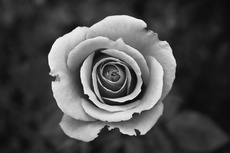
#> input picture Rose.jpg, 230 x 153 px, shrunk from 720 x 479 before the run
$ jupyter execute 'Operation Image list.ipynb'
#> lines starting #> are read from the running program, lines starting #| are printed output that depends on the picture; after the words box and inside, x2 and y2 are one past the last pixel; in counts of white or black regions, pixels touching at a corner belong together
# Image Processing
## 1. Image Enhancement
## 2. Edge detection
## 3. Binerisasi Citra
## 4. Convert Color RGB to HSI

## 1. Image Enhancement

[cell 1]
import cv2

[cell 2]
#Negative
import cv2
def negative(img):
    row = img.shape[0]
    column = img.shape[1]
    bright = img.copy()
    for i in range(row):
        for j in range(column):
            bright[i, j] = 255 - img[i, j]
    return bright

img = cv2.imread('Rose.jpg')
#> img is the input picture: shape (153, 230, 3); min 0, max 251, mean 76.2
img_grayscale = cv2.cvtColor(img, cv2.COLOR_BGR2GRAY)
citra_n = negative(img_grayscale)
cv2.imshow('Grayscale', img_grayscale)
cv2.imshow('Negative', citra_n)
cv2.waitKey(0)
cv2.destroyAllWindows()

[cell 3]
#Brightness
import cv2
def clipping(intensitas):
    if intensitas < 0:
        return 0
    if intensitas > 255:
        return 255
    return intensitas

def brightness_image_grayscale(img, kecerahan):
#> called with kecerahan = 90
    row = img.shape[0]
#> row = 153
    column = img.shape[1]
#> column = 230
    bright = img.copy()
    for i in range(row):
        for j in range(column):
            bright[i, j] = clipping(img[i, j] + kecerahan)
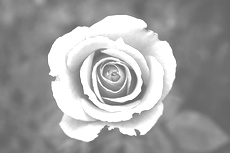
#> bright: shape (153, 230); min 90, max 255, mean 160.8
    return bright

img = cv2.imread('Rose.jpg')
img_grayscale = cv2.cvtColor(img, cv2.COLOR_BGR2GRAY)
img_brightness_90 = brightness_image_grayscale(img_grayscale, 90)
img_brightness_n90 = brightness_image_grayscale(img_grayscale, -90)
#> call 2 of brightness_image_grayscale, with kecerahan = -90
#> after the loop in brightness_image_grayscale (call 2), `for i in range(row):`:
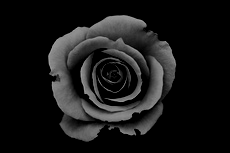
#> bright: shape (153, 230); min 0, max 161, mean 22.9
cv2.imshow('Grayscale', img_grayscale)
cv2.imshow('Brightness 90', img_brightness_90)
cv2.imshow('Brightness -90', img_brightness_n90)
cv2.waitKey(0)
cv2.destroyAllWindows()

[cell 4]
#sharp
import cv2
def convolution(image, mask):
    row = image.shape[0]
#> row = 153
    column = image.shape[1]
#> column = 230
    image_result = image.copy()
    for i in range(1, row-2):
        for j in range(1, column-2):
            image_result[i][j]=(
                image[i-1][j-1]*mask[0][0] +
                image[i-1][j]*mask[0][1] +
                image[i-1][j+1]*mask[0][2] +
                image[i][j-1]*mask[1][0] +
                image[i][j]*mask[1][1] +
                image[i][j+1]*mask[1][2] +
                image[i+1][j-1]*mask[2][0] +
                image[i+1][j]*mask[2][1] +
                image[i+1][j+1]*mask[2][2])
    return image_result

def sharp(image):
    mask = [[0, -1, 0],
             [-1, 5, -1],
             [0, -1, 0]]
    return convolution(image, mask)

img = cv2.imread('Rose.jpg')
img_gray = cv2.cvtColor(img, cv2.COLOR_BGR2GRAY)
sharp = sharp(img_gray)
cv2.imshow('Grayscale', img_gray)
cv2.imshow('Sharp', sharp)
cv2.waitKey(0)
cv2.destroyAllWindows()

[cell 5]
#smooth
import cv2
def convolution(image, mask):
    row = image.shape[0]
#> row = 153
    column = image.shape[1]
#> column = 230
    image_result = image.copy()
    for i in range(1, row-2):
        for j in range(1, column-2):
            image_result[i][j]=(
                image[i-1][j-1]*mask[0][0] +
                image[i-1][j]*mask[0][1] +
                image[i-1][j+1]*mask[0][2] +
                image[i][j-1]*mask[1][0] +
                image[i][j]*mask[1][1] +
                image[i][j+1]*mask[1][2] +
                image[i+1][j-1]*mask[2][0] +
                image[i+1][j]*mask[2][1] +
                image[i+1][j+1]*mask[2][2])
    return image_result

def smooth(image):
    mask = [[1/9, 1/9, 1/9],
            [1/9, 1/9, 1/9],
            [1/9, 1/9, 1/9]]
    return convolution(image, mask)

img = cv2.imread('Rose.jpg')
img_gray = cv2.cvtColor(img, cv2.COLOR_BGR2GRAY)
smooth = smooth(img_gray)
cv2.imshow('Grayscale', img_gray)
cv2.imshow('Smooth', smooth)
cv2.waitKey(0)
cv2.destroyAllWindows()

## 2. Edge Detection Image

[cell 6]
#Gradient
import cv2
def gradient(image):
    gx = [-1, 1]
    gy = [1, -1]
    row = image.shape[0]
#> row = 153
    column = image.shape[1]
#> column = 230
    image_result = image.copy()
    for i in range(0, row-2):
        for j in range(0, column-2):
            image_result_x = image[i][j]*gx[0] + image[i][j+1]*gx[1]
            image_result_y = image[i][j]*gy[0] + image[i+1][j]*gy[1]
            image_result[i][j] = abs(image_result_x)+abs(image_result_y)
    return image_result

img = cv2.imread('Rose.jpg')
img_gray = cv2.cvtColor(img, cv2.COLOR_BGR2GRAY)
gradient = gradient(img_gray)
cv2.imshow('Grayscale', img_gray)
cv2.imshow('Gradien', gradient)
cv2.waitKey(0)
cv2.destroyAllWindows()

[cell 7]
#Center Difference
import cv2
def center_difference(image):
    gx = [-1, 0, 1]
    gy = [1, 0, -1]
    row = image.shape[0]
#> row = 153
    column = image.shape[1]
#> column = 230
    image_result = image.copy()
    for i in range(0, row-3):
        for j in range(0, column-3):
            image_result_x = image[i][j]*gx[0] + image[i][j+1]*gx[1] + image[i][j+2]*gx[2]
            image_result_y = image[i][j]*gy[0] + image[i+1][j]*gy[1] + image[i+2][j]*gy[2]
            image_result[i][j] = abs(image_result_x)+abs(image_result_y)
    return image_result

img = cv2.imread('Rose.jpg')
img_gray = cv2.cvtColor(img, cv2.COLOR_BGR2GRAY)
cd = center_difference(img_gray)
cv2.imshow('Grayscale', img_gray)
cv2.imshow('Center Difference', cd)
cv2.waitKey(0)
cv2.destroyAllWindows()

[cell 8]
#Sobel
import cv2
def sobel(image):
    sx = [[-1, 0, 1],
         [-2, 0, 2],
         [-1, 0, 1]]

    sy = [[1, 2, 1],
          [0, 0, 0],
          [-1, -2, -1]]

    row = image.shape[0]
#> row = 153
    column = image.shape[1]
#> column = 230
    image_result = image.copy()
    for i in range(1, row-2):
        for j in range(1, column-2):
            image_result_x=(
                image[i-1][j-1]*sx[0][0] +
                image[i][j-1]*sx[1][0] +
                image[i+1][j-1]*sx[2][0] +
                image[i-1][j]*sx[0][1] +
                image[i][j]*sx[1][1] +
                image[i+1][j]*sx[2][1] +
                image[i-1][j+1]*sx[0][2] +
                image[i][j+1]*sx[1][2] +
                image[i+1][j+1]*sx[2][2])

            image_result_y=(
                image[i-1][j-1]*sy[0][0] +
                image[i-1][j]*sy[0][1] +
                image[i-1][j+1]*sy[0][2] +
                image[i][j-1]*sy[1][0] +
                image[i][j]*sy[1][1] +
                image[i][j+1]*sy[1][2] +
                image[i+1][j-1]*sy[2][0] +
                image[i+1][j]*sy[2][1] +
                image[i+1][j+1]*sy[2][2])

            image_result[i][j] = abs(image_result_x) + abs(image_result_y)
    return image_result

img = cv2.imread('Rose.jpg')
img_gray = cv2.cvtColor(img, cv2.COLOR_BGR2GRAY)
sobel = sobel(img_gray)
cv2.imshow('Grayscale', img_gray)
cv2.imshow('Sobel', sobel)
cv2.waitKey(0)
cv2.destroyAllWindows()

[cell 9]
#Prewitt
import cv2
def prewitt(image):
    sx = [[-1, 0, 1],
          [-1, 0, 1],
          [-1, 0, 1]]

    sy = [[1, 1, 1],
          [0, 0, 0],
          [-1, -1, -1]]

    row = image.shape[0]
#> row = 153
    column = image.shape[1]
#> column = 230
    image_result = image.copy()
    for i in range(1, row-2):
        for j in range(1, column-2):
            image_result_x=(
                image[i-1][j-1]*sx[0][0] +
                image[i][j-1]*sx[1][0] +
                image[i+1][j-1]*sx[2][0] +
                image[i-1][j]*sx[0][1] +
                image[i][j]*sx[1][1] +
                image[i+1][j]*sx[2][1] +
                image[i-1][j+1]*sx[0][2] +
                image[i][j+1]*sx[1][2] +
                image[i+1][j+1]*sx[2][2])

            image_result_y=(
                image[i-1][j-1]*sy[0][0] +
                image[i-1][j]*sy[0][1] +
                image[i-1][j+1]*sy[0][2] +
                image[i][j-1]*sy[1][0] +
                image[i][j]*sy[1][1] +
                image[i][j+1]*sy[1][2] +
                image[i+1][j-1]*sy[2][0] +
                image[i+1][j]*sy[2][1] +
                image[i+1][j+1]*sy[2][2])

            image_result[i][j] = abs(image_result_x) + abs(image_result_y)
    return image_result

img = cv2.imread('Rose.jpg')
img_gray = cv2.cvtColor(img, cv2.COLOR_BGR2GRAY)
prewitt = prewitt(img_gray)
cv2.imshow('Grayscale', img_gray)
cv2.imshow("Prewitt", prewitt)
cv2.waitKey(0)
cv2.destroyAllWindows()

[cell 10]
#Roberts
import cv2
def roberts(image):
    sx = [[1, 0],
          [0, -1]]

    sy = [[0, 1],
          [-1, 0]]

    row = image.shape[0]
#> row = 153
    column = image.shape[1]
    image_result = image.copy()
    for i in range(0, row-2):
        for j in range(0, column-2):
            image_result_x=(
                image[i][j]*sx[0][0] +
                image[i+1][j]*sx[1][0] +
                image[i][j+1]*sx[0][1] +
                image[i+1][j+1]*sx[1][1])

            image_result_y=(
                image[i][j]*sy[0][0] +
                image[i][j+1]*sy[0][1] +
                image[i+1][j]*sy[1][0] +
                image[i+1][j+1]*sy[1][1])
            image_result[i][j] = abs(image_result_x) + abs(image_result_y)
    return image_result

img = cv2.imread('Rose.jpg')
img_gray = cv2.cvtColor(img, cv2.COLOR_BGR2GRAY)
roberts = roberts(img_gray)
cv2.imshow('Grayscale', img_gray)
cv2.imshow("Roberts", roberts)
cv2.waitKey(0)
cv2.destroyAllWindows()

[cell 11]
#Laplacian
import cv2
def convolution(image, mask):
    image_result = image.copy()
    row = image.shape[0]
    column = image.shape[1]
    image_result = image.copy()
    for i in range(1, row-2):
        for j in range(1, column-2):
            image_result[i][j]=(
                image[i-1][j-1]*mask[0][0] +
                image[i-1][j]*mask[0][1] +
                image[i-1][j+1]*mask[0][2] +
                image[i][j-1]*mask[1][0] +
                image[i][j]*mask[1][1] +
                image[i][j+1]*mask[1][2] +
                image[i+1][j-1]*mask[2][0] +
                image[i+1][j]*mask[2][1] +
                image[i+1][j+1]*mask[2][2])
    return image_result

def gaussian(image):
    gauss = [[1/16, 2/16, 1/16],
             [2/16, 4/16, 2/16],
             [1/16, 2/16, 1/16]]
    return convolution(image, gauss)

def laplacian(img, index):
    image = gaussian(img)
    if(index==0):
        lp_kernel = [[0, 1, 0],
                   [1, -4, 1],
                   [0, 1, 0]]
        return convolution(image, lp_kernel)
    elif(index==1):
        lp_kernel = [[-1, -1, -1],
                     [-1, 8, -1],
                     [-1, -1, -1]]
        return convolution(image, lp_kernel)
    elif(index==2):
        lp_kernel = [[1, -2, 1],
                     [-2, 4, -2],
                     [1, -2, 1]]
        return convolution(image, lp_kernel)
    elif(index==3):
        lp_kernel = [[1, 4, 1],
                     [4, -20, 4],
                     [1, 4, 1]]
        return convolution(image, lp_kernel)
    return img

img = cv2.imread('Rose.jpg')
img_gray = cv2.cvtColor(img, cv2.COLOR_BGR2GRAY)
laplacian_0 = laplacian(img_gray, 0)
laplacian_1 = laplacian(img_gray, 1)
laplacian_2 = laplacian(img_gray, 2)
laplacian_3 = laplacian(img_gray, 3)
cv2.imshow("Grayscale", img_gray)
cv2.imshow('Laplacian 0', laplacian_0)
cv2.imshow('Laplacian 1', laplacian_1)
cv2.imshow('Laplacian 2', laplacian_2)
cv2.imshow('Laplacian 3', laplacian_3)
cv2.waitKey(0)
cv2.destroyAllWindows()

[cell 12]
#Compass
import cv2
def convolution(image, mask):
    image_result = image.copy()
    row = image.shape[0]
    column = image.shape[1]
    image_result = image.copy()
    for i in range(1, row-2):
        for j in range(1, column-2):
            image_result[i][j]=(
                image[i-1][j-1]*mask[0][0] +
                image[i-1][j]*mask[0][1] +
                image[i-1][j+1]*mask[0][2] +
                image[i][j-1]*mask[1][0] +
                image[i][j]*mask[1][1] +
                image[i][j+1]*mask[1][2] +
                image[i+1][j-1]*mask[2][0] +
                image[i+1][j]*mask[2][1] +
                image[i+1][j+1]*mask[2][2])
    return image_result

def compass(image, direction):
    if(direction=='north'):
        north = [[1, 1, 1],
                [1, -2, 1],
                [-1, -1, -1]]
        return convolution(image, north)
    elif(direction=='northeast'):
        northeast = [[1, 1, 1],
                     [-1, -2, 1],
                     [-1, -1, 1]]
        return convolution(image, northeast)
    elif(direction=='east'):
        east = [[-1, 1, 1],
                [-1, -2, 1],
                [-1, 1, 1]]
        return convolution(image, east)
    elif(direction=='southeast'):
        southeast = [[-1, -1, 1],
                     [-1, -2, 1],
                     [1, 1, 1]]
        return convolution(image, southeast)
    elif(direction=='south'):
        south = [[-1, -1, -1],
                [1, -2, 1],
                [1, 1, 1]]
        return convolution(image, south)
    elif(direction=='southwest'):
        southwest = [[1, -1, -1],
                [1, -2, -1],
                [1, 1, 1]]
        return convolution(image, southwest)
    elif(direction=='west'):
        west = [[1, 1, -1],
                [1, -2, -1],
                [1, 1, -1]]
        return convolution(image, west)
    elif(direction=='northwest'):
        northwest = [[1, 1, 1],
                [1, -2, -1],
                [1, -1, -1]]
        return convolution(image, northwest)
    return image

img = cv2.imread('Rose.jpg')
img_gray = cv2.cvtColor(img, cv2.COLOR_BGR2GRAY)
compass_n = compass(img_gray, 'north')
compass_ne = compass(img_gray, 'northeast')
compass_e = compass(img_gray, 'east')
compass_se = compass(img_gray, 'southeast')
compass_s = compass(img_gray, 'south')
compass_sw = compass(img_gray, 'southwest')
compass_w = compass(img_gray, 'west')
compass_nw = compass(img_gray, 'northwest')
#> after the loop in convolution (call 8), `for i in range(1, row-2):`:
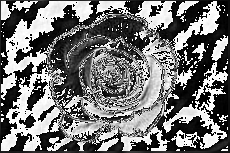
#> image_result: shape (153, 230); min 0, max 255, mean 116.8
cv2.imshow("Grayscale", img_gray)
cv2.imshow("Compass North", compass_n)
cv2.imshow("Compass Northeast", compass_ne)
cv2.imshow("Compass East", compass_e)
cv2.imshow("Compass Southeast", compass_se)
cv2.imshow("Compass South", compass_s)
cv2.imshow("Compass Southwest", compass_sw)
cv2.imshow("Compass West", compass_w)
cv2.imshow("Compass Northwest", compass_nw)
cv2.waitKey(0)
cv2.destroyAllWindows()

##  3. Binerisasi Citra

[cell 13]
import cv2
def to_citra_biner(img, t):
#> called with t = 120
    row = img.shape[0]
    column = img.shape[1]
    binary = img.copy()
    for i in range(row):
        for j in range(column):
            if((img[i][j])<t):
                binary[i, j] = 0
            else:
                binary[i, j] = 255
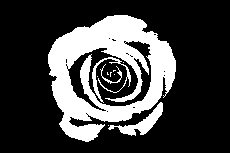
#> binary: shape (153, 230); 25.1% white; 11 white regions (7 under 20 px), largest, box (x1, y1, x2, y2) and area: (48, 15, 176, 142) 7901, (108, 102, 163, 136) 526, (92, 57, 131, 103) 305, (100, 64, 122, 84) 75
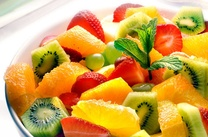
#> input picture fruit4.jpg, 208 x 137 px, shrunk from 650 x 428 before the run
#> further down, img is the input picture: shape (137, 208, 3); mean B, G, R 84.5, 162.2, 207.7
    return binary

img = cv2.imread('Rose.jpg')
img_grayscale = cv2.cvtColor(img, cv2.COLOR_BGR2GRAY)
binary = to_citra_biner(img_grayscale, 120)
cv2.imshow('Grayscale',img_grayscale)
cv2.imshow('Binary',binary)
cv2.waitKey(0)
cv2.destroyAllWindows()

## 4. Convert Color RGB To HSI

[cell 14]
import cv2
import numpy as np
import math

def rgb_to_hsi(img):

    with np.errstate(divide='ignore', invalid='ignore'):

        #Load image with 32 bit floats as variable type
        bgr = np.float32(img)/255

        #Separate color channels
        blue = bgr[:,:,0]
        green = bgr[:,:,1]
        red = bgr[:,:,2]

        def calc_intensity(red, blue, green):
            return np.divide(blue + green + red, 3)

        def calc_saturation(red, blue, green):
            minimum = np.minimum(np.minimum(red, green), blue)
            saturation = 1 - (3 / (red + green + blue) * minimum)
            return saturation

        def calc_hue(red, blue, green):
            hue = np.copy(red)
            for i in range(0, blue.shape[0]):
                for j in range(0, blue.shape[1]):
                    hue[i][j] = (0.5 * ((red[i][j] - green[i][j]) + (red[i][j] - blue[i][j])) /
                                math.sqrt((red[i][j] - green[i][j])**2 +
                                        ((red[i][j] - blue[i][j]) * (green[i][j] - blue[i][j]))))
                    hue[i][j] = math.acos(hue[i][j])

                    if blue[i][j] <= green[i][j]:
                        hue[i][j] = hue[i][j]
                    else:
                        hue[i][j] = ((360 * math.pi) / 180.0) - hue[i][j]
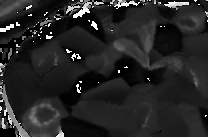
#> hue: shape (137, 208) float32; 2.72% of the values are NaN or infinite; the others: min 0, max 6.28, mean 0.956; drawn with min black, max white, NaN and infinite black
            return hue

        #Merge channels into picture and return image
        hsi = cv2.merge((calc_hue(red, blue, green), calc_saturation(red, blue, green), calc_intensity(red, blue, green)))
#> in calc_intensity, `return np.divide(blue + green + red, 3)`:
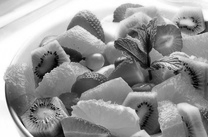
#> returned value: shape (137, 208) float32; min 0.00654, max 1, mean 0.594
#> hsi: shape (137, 208, 3) float32; 0.91% of the values are NaN or infinite; the others: min -1.19e-07, max 6.28, mean 0.704
        return hsi

img = cv2.imread('fruit4.jpg')
hsi = rgb_to_hsi(img)
cv2.imshow('Image', img)
cv2.imshow('HSI Color', hsi)
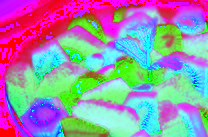
#> window 'HSI Color': shape (137, 208, 3); mean B, G, R 170.7, 144.7, 151.1
cv2.waitKey(0)
cv2.destroyAllWindows()

# Terima Kasih

[cell 15]
def gauss(image):
    gauss = [[1/16, 2/16, 1/16],
             [2/16, 4/16, 2/16],
             [1/16, 2/16, 1/16]]
    return convolution(image, gauss)

#smooth
import cv2
def convolution(image, mask):
    row = image.shape[0]
    column = image.shape[1]
    image_result = image.copy()
    for i in range(1, row-2):
        for j in range(1, column-2):
            image_result[i][j]=(
                image[i-1][j-1]*mask[0][0] +
                image[i-1][j]*mask[0][1] +
                image[i-1][j+1]*mask[0][2] +
                image[i][j-1]*mask[1][0] +
                image[i][j]*mask[1][1] +
                image[i][j+1]*mask[1][2] +
                image[i+1][j-1]*mask[2][0] +
                image[i+1][j]*mask[2][1] +
                image[i+1][j+1]*mask[2][2])
    return image_result

def smooth(image):
    mask = [[1/9, 1/9, 1/9],
            [1/9, 1/9, 1/9],
            [1/9, 1/9, 1/9]]
    return convolution(image, mask)

img = cv2.imread('image.jpg')
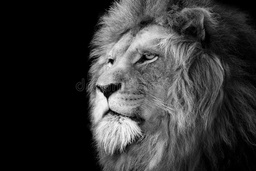
#> input picture image.jpg, 256 x 171 px, shrunk from 800 x 533 before the run
#> img is the input picture: shape (171, 256, 3); min 0, max 249, mean 54.1
img_gray = cv2.cvtColor(img, cv2.COLOR_BGR2GRAY)
gauss = gauss(img_gray)
smooth = smooth(img_gray)
#> after the loop in convolution (call 2), `for i in range(1, row-2):`:
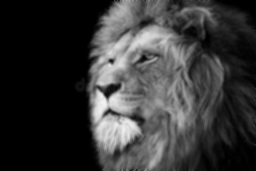
#> image_result: shape (171, 256); min 0, max 241, mean 53.8
cv2.imshow('Grayscale', img_gray)
cv2.imshow('gauss', gauss)
cv2.imshow('smooth', smooth)
cv2.waitKey(0)
cv2.destroyAllWindows()

[cell 16]
print(len(gauss), len(gauss[0]))
#| 171 256
